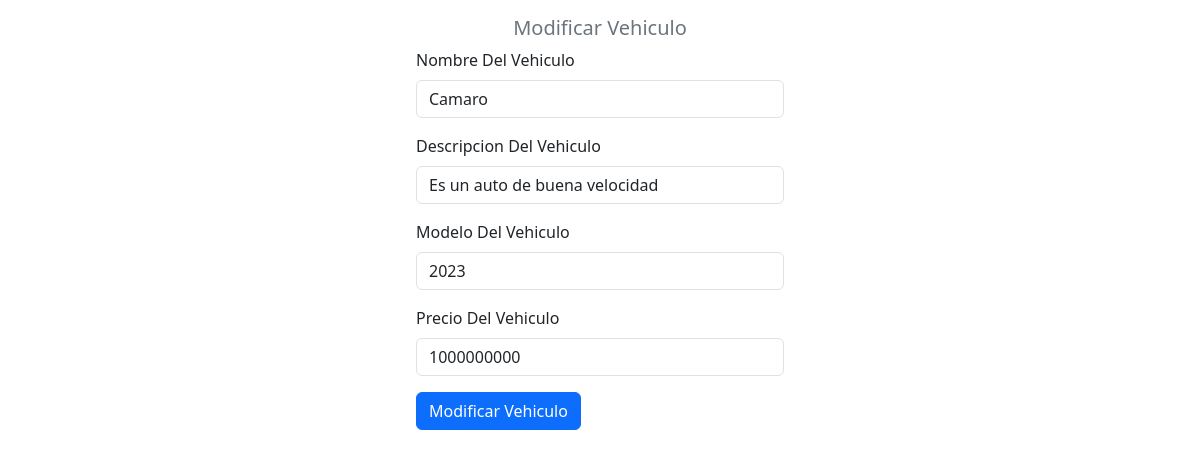
The app's page /crud_php/modificar_vehiculo.php?id=6 with its own data.
### tables this page shows
CREATE TABLE `vehiculos` (
  `id` int(11) NOT NULL,
  `Nombre` varchar(200) NOT NULL,
  `Descripcion` varchar(2000) NOT NULL,
  `Modelo` varchar(200) NOT NULL,
  `Precio` decimal(10,0) NOT NULL
);

### crud_php/modificar_vehiculo.php (the view, shortened to what this page needs)
<?php
include "modelo/conexion.php";
$id=$_GET["id"];
$sql=$conexion->query(" select * from vehiculos where id=$id ");
?>
<!DOCTYPE html>
<html lang="en">
<head>
    <link href="https://cdn.jsdelivr.net/npm/bootstrap@5.3.0/dist/css/bootstrap.min.css" rel="stylesheet">
</head>
<body>
<form class="col-4 p-3 m-auto" method="POST">
        <h5 class="text-center text-secondary">Modificar Vehiculo</h3>
        <?php
        include "controlador/modificar_vehiculo.php";
        while($datos=$sql->fetch_object()) { ?>
<div class="mb-3">
    <label for="exampleInputEmail1" class="form-label">Nombre Del Vehiculo</label>
    <input type="text" class="form-control" name="nombre" value="<?= $datos->Nombre ?>">
  </div>
  <div class="mb-3">
    <label for="exampleInputEmail1" class="form-label">Descripcion Del Vehiculo</label>
    <input type="text" class="form-control" name="descripcion" value="<?= $datos->Descripcion ?>">
  </div>
  <div class="mb-3">
    <label for="exampleInputEmail1" class="form-label">Modelo Del Vehiculo</label>
    <input type="text" class="form-control" name="modelo" value="<?= $datos->Modelo ?>">
  </div>
  <div class="mb-3">
    <label for="exampleInputEmail1" class="form-label">Precio Del Vehiculo</label>
    <input type="text" class="form-control" name="precio" value="<?= $datos->Precio ?>">
  </div>
        <?php }
        ?>
  <button type="submit" class="btn btn-primary" name="btnregistrar" value="ok">Modificar Vehiculo</button>
</form>
</body>
</html>

### records on screen
vehiculos: nombre "Camaro", descripcion "Es un auto de buena velocidad", modelo "2023", precio "1000000000"
